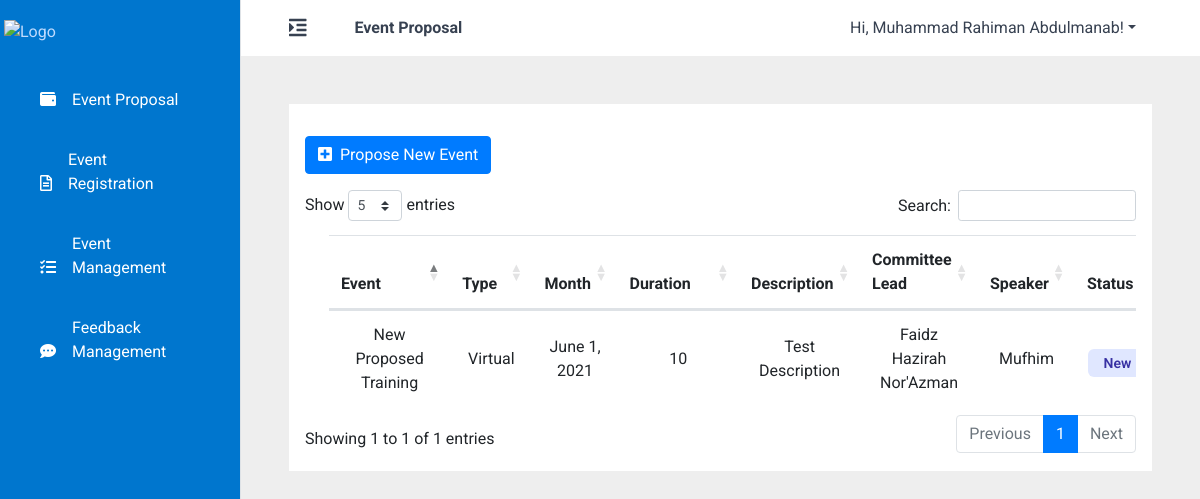
/app/pm/event_proposal (signed in), run on the app's committed database.
### account/models.py (models this page shows, shortened)
class Account(AbstractBaseUser, PermissionsMixin):
    username = None
    email = models.EmailField(max_length=60, unique=True)
    first_name = models.CharField(max_length=200, default="Not Set")
    last_name = models.CharField(max_length=200, default="Not Set")
    full_name = models.CharField(max_length=200, default="Not Set")
    phone_number = models.CharField(max_length=20, default="Not Set")
    department = models.ForeignKey("account.Department", on_delete=models.CASCADE)
    position = models.CharField(max_length=200, default="Not Set")
    role = models.ForeignKey("account.Role", on_delete=models.CASCADE)
    date_joined = models.DateTimeField(auto_now_add=True)
    last_login = models.DateTimeField(auto_now=True)
    is_active = models.BooleanField(default=True)
    is_staff = models.BooleanField(default=False)
    is_superuser = models.BooleanField(default=False)
    USERNAME_FIELD = 'email'
    REQUIRED_FIELDS = ['first_name', 'last_name', 'role', 'position', 'department']
    objects = AccountManager()

class Role(models.Model):
    role_name = models.CharField(max_length=20)

### main/models.py (models this page shows, shortened)
class EventProposal(models.Model):
    name = models.CharField(max_length=100)
    category = models.ForeignKey(
        'main.Category',
        on_delete=models.CASCADE,
        default=''
    )
    month = models.DateField(null=True, blank=True)
    duration = models.IntegerField(default=0)
    speaker = models.CharField(max_length=100, default='Not Set')
    description = models.TextField(max_length=5000, default='Not Set')
    virtual = models.BooleanField(default=False)
    prog_mgr = models.ForeignKey(
        settings.AUTH_USER_MODEL,
        on_delete=models.CASCADE,
        related_name='prog_mgr_proposal'
    )
    comm_lead = models.ForeignKey(
        settings.AUTH_USER_MODEL,
        on_delete=models.CASCADE,
        default=''
    )
    status_fk = models.ForeignKey(
        'main.Status',
        on_delete=models.CASCADE
    )

### account/decorators.py (the view)
		def wrapper_func(request, *args, **kwargs):
			if not request.user.is_authenticated:
				return redirect('unavailable_page')
			else:
				flag = False
				for i in range(len(allowed_role)):
					if request.user.role.role_name == allowed_role[i]:
						flag = True
				if (flag):
					return view_func(request, *args, **kwargs)
				else:
					return redirect('unavailable_page')

### main/views.py (called while the page is built)
@allowed_users(allowed_role=['Program Manager'])
@login_required(login_url='login')
def pm_event_proposal(request):
    if request.method == 'POST':
        return redirect('pm_event_proposal')
    else:
        context = {
            'event_cat': Category.objects.all(),
            'cl_list': Account.objects.filter(role__role_name='Committee Lead'),
            'proposal_list': EventProposal.objects.filter(prog_mgr=Account.objects.get(email=request.user.email)),
        }
        return render(request, 'pm_event_proposal.html', context)

### main/templates/pm_event_proposal.html (shortened to what this page needs)
{% extends "admin_base.html" %}
{% load static %}
    {% block page-title %}
    <h2>Event Proposal</h2>
    {% endblock %}
    {% block body %}
    <section class="m-5 bg-white p-3">
        {% if request.user.role.role_name == 'Program Manager' %}
        <a href="#propose-event" data-toggle="modal" data-target="#propose-event"
            class="my-3 btn btn-primary hover:no-underline"><i class="fas fa-plus-square mr-2"></i>Propose New Event</a>
        {% endif %}
            <table id="propose-table" class="table m-6 divide-y divide-gray-200 align-middle" style="width:100%;">
                <thead>
                    <tr>
                        <th>Event</th>
                        <th>Type</th>
                        <th>Month</th>
                        <th>Duration</th>
                        <th>Description</th>
                        <th>Committee Lead</th>
                        <th>Speaker</th>
                        <th>Status</th>
                    </tr>
                </thead>
                <tbody class="text-center">
                    {% for proposal in proposal_list %}
                    <tr>
                        <td>
                            <div>
                                {{ proposal.name }}
                            </div>
                        </td>
                        <td>
                            {% if proposal.virtual == True %}
                            Virtual
                            {% else %}
                            Physical
                            {% endif %}
                        </td>
                        <td>{{ proposal.month }}</td>
                        <td>{{ proposal.duration }}</td>
                        <td>{{ proposal.description }}</td>
                        <td>{{ proposal.comm_lead.full_name }}</td>
                        <td>{{ proposal.speaker }}</td>
                        <td>
                            {% if cl_event.status_fk.name == 'Completed' %}
                            <span
                                class="mt-2 text-sm px-2 inline-flex font-semibold rounded-md bg-green-100 text-green-800 px-3 py-1">Completed</span>
                            {% else %}
                            <span
                                class="mt-2 text-sm px-2 inline-flex font-semibold rounded-md bg-indigo-100 text-indigo-800 px-3 py-1">New</span>
                            {% endif %}
                        </td>
                    </tr>
                    {% endfor %}
                </tbody>
            </table>
    </section>
    {% endblock %}

### templates/admin_base.html (shortened to what this page needs)
<!DOCTYPE html>
<html lang="en">
<head>
    {% load static %}
    <link rel="stylesheet" href="https://stackpath.bootstrapcdn.com/bootstrap/4.5.2/css/bootstrap.min.css"
>
    <link rel="stylesheet"
        href="https://cdn.jsdelivr.net/npm/bootstrap-select@1.13.14/dist/css/bootstrap-select.min.css">
    <link href="https://unpkg.com/tailwindcss@^2/dist/tailwind.min.css" rel="stylesheet">
    <link rel="stylesheet" href="https://cdnjs.cloudflare.com/ajax/libs/font-awesome/5.14.0/css/all.min.css"
 />
    <link rel="stylesheet" type="text/css" href="https://cdn.datatables.net/1.10.21/css/dataTables.bootstrap4.min.css">
    <link rel='stylesheet' type="text/css" href="{% static 'css/base.css' %}">
</head>
<body>
    <div class="d-flex" id="wrapper">
        {% include 'sidebar.html' %}
        <div id="page-content-wrapper">
            <div class="text-gray-700 bg-white">
                <div class="mx-5">
                    <div class="py-2 flex flex-row items-center">
                        <a href="" title="Toggle Sidebar" class="text-xl" id="menu-toggle"><i class="fas fa-indent"></i></a>
                        <span class="mx-5 font-bold">
                            {% block page-title %}
                            {% endblock %}
                        </span>
                        {% if user.is_authenticated %}
                        <ul class="nav navbar-nav navbar-right ml-auto justify-content-end">
                            <li class="nav-item dropdown">
                                <a href="#" data-toggle="dropdown" class="nav-link dropdown-toggle user-action mx-3">Hi,
                                    {{ request.user.full_name }}!<b class="caret"></b></a>
                            </li>
                        </ul>
                        {% else %}
                        <div class="text-center">
                            <a href="{% url 'login' %}" class="btn btn-primary hover:bg-blue-900" role="button">Log
                                In</a>
                        </div>
                        {% endif %}
                    </div>
                </div>
            </div>
            <div class="content">
                {% block body %}
                {% endblock %}
            </div>
        </div>
    </div>
</body>
</html>

### main/static/css/base.css (style rules this page uses)
* { box-sizing: border-box; font-family: "Roboto", sans-serif; }
html { scroll-behavior: smooth; }
body { background-color: #eee; box-sizing: border-box; margin: 0; padding: 0; border: 0; overflow-x: hidden; }
th { text-align: center; }
.table td, .table th { vertical-align: middle; }
#wrapper { overflow-x: hidden; }
#page-content-wrapper { min-width: 100vw; }
@media (min-width: 768px) { #page-content-wrapper { min-width: 0; width: 100%; } }

### data on the page
Account: user.full_name "Muhammad Rahiman Abdulmanab"
EventProposal: name "New Proposed Training", virtual "Virtual", month "June 1, 2021", duration "10", description "Test Description", comm_lead.full_name "Faidz Hazirah Nor'Azman", speaker "Mufhim"
